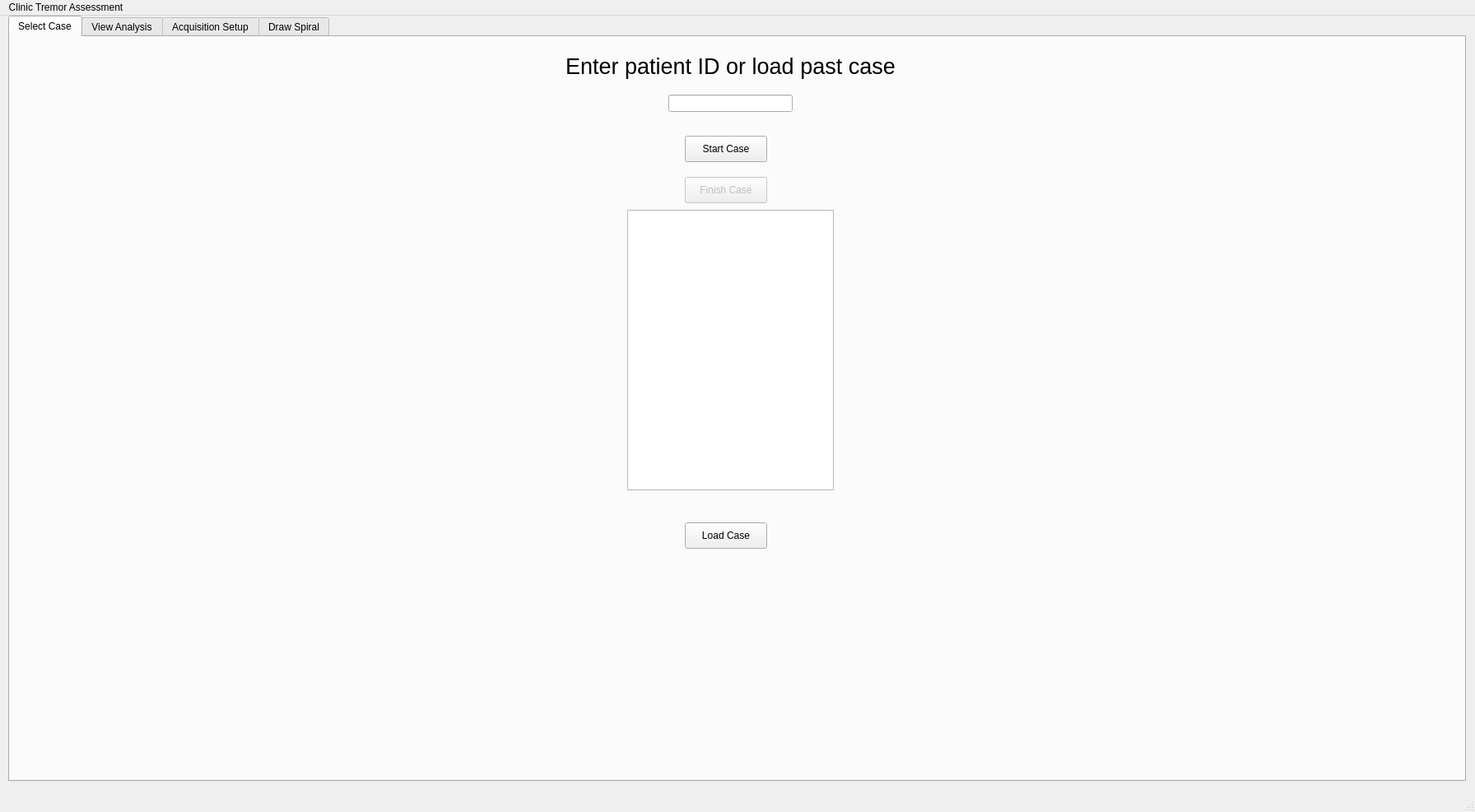
<?xml version="1.0" encoding="UTF-8"?>
<ui version="4.0">
 <class>MainWindow</class>
 <widget class="QMainWindow" name="MainWindow">
  <property name="enabled">
   <bool>true</bool>
  </property>
  <property name="geometry">
   <rect>
    <x>0</x>
    <y>0</y>
    <width>1792</width>
    <height>987</height>
   </rect>
  </property>
  <property name="windowTitle">
   <string>MainWindow</string>
  </property>
  <widget class="QWidget" name="centralwidget">
   <widget class="QTabWidget" name="CaseViewer">
    <property name="enabled">
     <bool>true</bool>
    </property>
    <property name="geometry">
     <rect>
      <x>10</x>
      <y>0</y>
      <width>1771</width>
      <height>931</height>
     </rect>
    </property>
    <property name="whatsThis">
     <string>&lt;html&gt;&lt;head/&gt;&lt;body&gt;&lt;p&gt;&lt;br/&gt;&lt;/p&gt;&lt;/body&gt;&lt;/html&gt;</string>
    </property>
    <property name="currentIndex">
     <number>0</number>
    </property>
    <widget class="QWidget" name="caseSelect">
     <attribute name="title">
      <string>Select Case</string>
     </attribute>
     <widget class="QPushButton" name="startCase">
      <property name="geometry">
       <rect>
        <x>820</x>
        <y>120</y>
        <width>100</width>
        <height>32</height>
       </rect>
      </property>
      <property name="text">
       <string>Start Case</string>
      </property>
     </widget>
     <widget class="QPushButton" name="finishCaseButton">
      <property name="enabled">
       <bool>false</bool>
      </property>
      <property name="geometry">
       <rect>
        <x>820</x>
        <y>170</y>
        <width>100</width>
        <height>32</height>
       </rect>
      </property>
      <property name="text">
       <string>Finish Case</string>
      </property>
     </widget>
     <widget class="QPushButton" name="loadCaseButton">
      <property name="geometry">
       <rect>
        <x>820</x>
        <y>590</y>
        <width>100</width>
        <height>32</height>
       </rect>
      </property>
      <property name="text">
       <string>Load Case</string>
      </property>
     </widget>
     <widget class="QLabel" name="label">
      <property name="geometry">
       <rect>
        <x>530</x>
        <y>10</y>
        <width>691</width>
        <height>51</height>
       </rect>
      </property>
      <property name="font">
       <font>
        <pointsize>20</pointsize>
       </font>
      </property>
      <property name="text">
       <string>Enter patient ID or load past case</string>
      </property>
      <property name="alignment">
       <set>Qt::AlignCenter</set>
      </property>
     </widget>
     <widget class="QLineEdit" name="patientIdEnter">
      <property name="geometry">
       <rect>
        <x>800</x>
        <y>70</y>
        <width>151</width>
        <height>21</height>
       </rect>
      </property>
     </widget>
     <widget class="QListWidget" name="prevPatientList">
      <property name="geometry">
       <rect>
        <x>750</x>
        <y>210</y>
        <width>251</width>
        <height>341</height>
       </rect>
      </property>
     </widget>
    </widget>
    <widget class="QWidget" name="aboutCase">
     <property name="enabled">
      <bool>false</bool>
     </property>
     <attribute name="title">
      <string>View Analysis</string>
     </attribute>
     <widget class="QTabWidget" name="GraphTab">
      <property name="geometry">
       <rect>
        <x>0</x>
        <y>0</y>
        <width>1781</width>
        <height>901</height>
       </rect>
      </property>
      <property name="currentIndex">
       <number>0</number>
      </property>
      <widget class="QWidget" name="showGraphTab">
       <attribute name="title">
        <string>Graphs</string>
       </attribute>
       <widget class="QWidget" name="accel_psd_graph" native="true">
        <property name="geometry">
         <rect>
          <x>10</x>
          <y>10</y>
          <width>601</width>
          <height>431</height>
         </rect>
        </property>
       </widget>
       <widget class="QWidget" name="spiral_ccw_graph" native="true">
        <property name="geometry">
         <rect>
          <x>1020</x>
          <y>150</y>
          <width>361</width>
          <height>291</height>
         </rect>
        </property>
       </widget>
       <widget class="QWidget" name="spiral_cw_graph" native="true">
        <property name="geometry">
         <rect>
          <x>1400</x>
          <y>150</y>
          <width>351</width>
          <height>291</height>
         </rect>
        </property>
       </widget>
       <widget class="QWidget" name="line_graph" native="true">
        <property name="geometry">
         <rect>
          <x>190</x>
          <y>520</y>
          <width>691</width>
          <height>291</height>
         </rect>
        </property>
       </widget>
       <widget class="QLabel" name="label_6">
        <property name="geometry">
         <rect>
          <x>630</x>
          <y>50</y>
          <width>201</width>
          <height>91</height>
         </rect>
        </property>
        <property name="font">
         <font>
          <pointsize>14</pointsize>
         </font>
        </property>
        <property name="text">
         <string>Peak Energy (G^2/Hz): </string>
        </property>
       </widget>
       <widget class="QLabel" name="label_7">
        <property name="geometry">
         <rect>
          <x>630</x>
          <y>130</y>
          <width>201</width>
          <height>91</height>
         </rect>
        </property>
        <property name="font">
         <font>
          <pointsize>14</pointsize>
         </font>
        </property>
        <property name="text">
         <string>Peak Frequency (Hz): </string>
        </property>
       </widget>
       <widget class="QLabel" name="label_8">
        <property name="geometry">
         <rect>
          <x>630</x>
          <y>210</y>
          <width>201</width>
          <height>91</height>
         </rect>
        </property>
        <property name="font">
         <font>
          <pointsize>14</pointsize>
         </font>
        </property>
        <property name="text">
         <string>PSD AUC (G^2): </string>
        </property>
       </widget>
       <widget class="QLabel" name="peak_energy_disp">
        <property name="geometry">
         <rect>
          <x>820</x>
          <y>70</y>
          <width>81</width>
          <height>51</height>
         </rect>
        </property>
        <property name="font">
         <font>
          <pointsize>18</pointsize>
         </font>
        </property>
        <property name="text">
         <string/>
        </property>
       </widget>
       <widget class="QLabel" name="peak_frequency_disp">
        <property name="geometry">
         <rect>
          <x>810</x>
          <y>150</y>
          <width>81</width>
          <height>51</height>
         </rect>
        </property>
        <property name="font">
         <font>
          <pointsize>18</pointsize>
         </font>
        </property>
        <property name="text">
         <string/>
        </property>
       </widget>
       <widget class="QLabel" name="auc_disp">
        <property name="geometry">
         <rect>
          <x>770</x>
          <y>230</y>
          <width>81</width>
          <height>51</height>
         </rect>
        </property>
        <property name="font">
         <font>
          <pointsize>18</pointsize>
         </font>
        </property>
        <property name="text">
         <string/>
        </property>
       </widget>
       <widget class="QListWidget" name="current_accel_view">
        <property name="geometry">
         <rect>
          <x>1110</x>
          <y>510</y>
          <width>191</width>
          <height>281</height>
         </rect>
        </property>
       </widget>
       <widget class="QPushButton" name="analyze_accel_data">
        <property name="geometry">
         <rect>
          <x>1540</x>
          <y>770</y>
          <width>191</width>
          <height>71</height>
         </rect>
        </property>
        <property name="text">
         <string>Analyze All Data</string>
        </property>
       </widget>
       <widget class="QPushButton" name="plot_accel_aspects">
        <property name="geometry">
         <rect>
          <x>1130</x>
          <y>800</y>
          <width>161</width>
          <height>41</height>
         </rect>
        </property>
        <property name="text">
         <string>Plot Analysis</string>
        </property>
       </widget>
      </widget>
     </widget>
    </widget>
    <widget class="QWidget" name="accelControl">
     <property name="enabled">
      <bool>false</bool>
     </property>
     <attribute name="title">
      <string>Acquisition Setup</string>
     </attribute>
     <widget class="QLabel" name="label_2">
      <property name="geometry">
       <rect>
        <x>200</x>
        <y>0</y>
        <width>251</width>
        <height>51</height>
       </rect>
      </property>
      <property name="font">
       <font>
        <pointsize>17</pointsize>
       </font>
      </property>
      <property name="text">
       <string>Spiral Name</string>
      </property>
     </widget>
     <widget class="QPushButton" name="recordAccel">
      <property name="geometry">
       <rect>
        <x>610</x>
        <y>60</y>
        <width>100</width>
        <height>32</height>
       </rect>
      </property>
      <property name="text">
       <string>Record</string>
      </property>
     </widget>
     <widget class="QPushButton" name="downloadAccel">
      <property name="enabled">
       <bool>false</bool>
      </property>
      <property name="geometry">
       <rect>
        <x>610</x>
        <y>110</y>
        <width>100</width>
        <height>32</height>
       </rect>
      </property>
      <property name="text">
       <string>Done</string>
      </property>
     </widget>
     <widget class="QPushButton" name="cancelRecord">
      <property name="geometry">
       <rect>
        <x>610</x>
        <y>200</y>
        <width>111</width>
        <height>32</height>
       </rect>
      </property>
      <property name="text">
       <string>Cancel Record</string>
      </property>
     </widget>
     <widget class="QListWidget" name="accelCases">
      <property name="geometry">
       <rect>
        <x>1010</x>
        <y>30</y>
        <width>181</width>
        <height>171</height>
       </rect>
      </property>
     </widget>
     <widget class="QGroupBox" name="accel_trial_sel">
      <property name="geometry">
       <rect>
        <x>200</x>
        <y>60</y>
        <width>371</width>
        <height>181</height>
       </rect>
      </property>
      <property name="title">
       <string/>
      </property>
      <widget class="QRadioButton" name="clinic_rh_radio">
       <property name="geometry">
        <rect>
         <x>10</x>
         <y>10</y>
         <width>121</width>
         <height>41</height>
        </rect>
       </property>
       <property name="text">
        <string>Right Hand</string>
       </property>
       <property name="checked">
        <bool>true</bool>
       </property>
      </widget>
      <widget class="QRadioButton" name="otherRadio">
       <property name="geometry">
        <rect>
         <x>10</x>
         <y>90</y>
         <width>151</width>
         <height>41</height>
        </rect>
       </property>
       <property name="text">
        <string>Other Name:</string>
       </property>
      </widget>
      <widget class="QLineEdit" name="trialNameAccel">
       <property name="enabled">
        <bool>false</bool>
       </property>
       <property name="geometry">
        <rect>
         <x>130</x>
         <y>100</y>
         <width>161</width>
         <height>21</height>
        </rect>
       </property>
      </widget>
      <widget class="QRadioButton" name="testRadio">
       <property name="geometry">
        <rect>
         <x>10</x>
         <y>130</y>
         <width>361</width>
         <height>41</height>
        </rect>
       </property>
       <property name="text">
        <string>Test Device (Does not analyze)</string>
       </property>
      </widget>
      <widget class="QSpinBox" name="clinic_rh_value">
       <property name="geometry">
        <rect>
         <x>130</x>
         <y>20</y>
         <width>42</width>
         <height>22</height>
        </rect>
       </property>
       <property name="minimum">
        <number>1</number>
       </property>
      </widget>
      <widget class="QRadioButton" name="clinic_lh_radio">
       <property name="geometry">
        <rect>
         <x>10</x>
         <y>50</y>
         <width>121</width>
         <height>41</height>
        </rect>
       </property>
       <property name="text">
        <string>Left Hand</string>
       </property>
      </widget>
      <widget class="QSpinBox" name="clinic_lh_value">
       <property name="geometry">
        <rect>
         <x>130</x>
         <y>60</y>
         <width>42</width>
         <height>22</height>
        </rect>
       </property>
       <property name="minimum">
        <number>1</number>
       </property>
      </widget>
     </widget>
     <widget class="QPushButton" name="resetBoard">
      <property name="geometry">
       <rect>
        <x>1580</x>
        <y>30</y>
        <width>121</width>
        <height>32</height>
       </rect>
      </property>
      <property name="text">
       <string>Reset BT Board</string>
      </property>
     </widget>
     <widget class="QLabel" name="accelDeviceUpdate">
      <property name="geometry">
       <rect>
        <x>1000</x>
        <y>220</y>
        <width>701</width>
        <height>121</height>
       </rect>
      </property>
      <property name="font">
       <font>
        <pointsize>16</pointsize>
       </font>
      </property>
      <property name="text">
       <string>Ready for next recording.</string>
      </property>
     </widget>
     <widget class="QGroupBox" name="select_device_group">
      <property name="geometry">
       <rect>
        <x>1230</x>
        <y>100</y>
        <width>471</width>
        <height>80</height>
       </rect>
      </property>
      <property name="title">
       <string>Select Device</string>
      </property>
      <widget class="QRadioButton" name="penRadio">
       <property name="geometry">
        <rect>
         <x>10</x>
         <y>30</y>
         <width>141</width>
         <height>41</height>
        </rect>
       </property>
       <property name="text">
        <string>Pen (Gray)</string>
       </property>
      </widget>
      <widget class="QRadioButton" name="tabletRadio">
       <property name="geometry">
        <rect>
         <x>130</x>
         <y>30</y>
         <width>141</width>
         <height>41</height>
        </rect>
       </property>
       <property name="text">
        <string>Tablet (White)</string>
       </property>
       <property name="checked">
        <bool>true</bool>
       </property>
      </widget>
      <widget class="QRadioButton" name="spiralOnlyRadio">
       <property name="geometry">
        <rect>
         <x>280</x>
         <y>30</y>
         <width>191</width>
         <height>41</height>
        </rect>
       </property>
       <property name="text">
        <string>No Accel (Spiral Only)</string>
       </property>
       <property name="checked">
        <bool>false</bool>
       </property>
      </widget>
     </widget>
    </widget>
    <widget class="QWidget" name="spiralControl">
     <property name="enabled">
      <bool>false</bool>
     </property>
     <attribute name="title">
      <string>Draw Spiral</string>
     </attribute>
     <widget class="QTabWidget" name="spirals_tab">
      <property name="geometry">
       <rect>
        <x>0</x>
        <y>-1</y>
        <width>1771</width>
        <height>911</height>
       </rect>
      </property>
      <property name="currentIndex">
       <number>0</number>
      </property>
      <widget class="QWidget" name="tab_3">
       <attribute name="title">
        <string>Basic Drawings</string>
       </attribute>
       <widget class="QLabel" name="spiral_ccw_draw">
        <property name="geometry">
         <rect>
          <x>150</x>
          <y>40</y>
          <width>561</width>
          <height>541</height>
         </rect>
        </property>
        <property name="autoFillBackground">
         <bool>false</bool>
        </property>
        <property name="text">
         <string/>
        </property>
        <property name="pixmap">
         <pixmap>ims/spiral_ccw_big.png</pixmap>
        </property>
        <property name="scaledContents">
         <bool>true</bool>
        </property>
       </widget>
       <widget class="QLabel" name="spiral_cw_draw">
        <property name="geometry">
         <rect>
          <x>1080</x>
          <y>40</y>
          <width>591</width>
          <height>541</height>
         </rect>
        </property>
        <property name="text">
         <string/>
        </property>
        <property name="pixmap">
         <pixmap>ims/spiral_cw_big.png</pixmap>
        </property>
        <property name="scaledContents">
         <bool>true</bool>
        </property>
       </widget>
       <widget class="QLabel" name="line_draw">
        <property name="geometry">
         <rect>
          <x>220</x>
          <y>670</y>
          <width>1348</width>
          <height>140</height>
         </rect>
        </property>
        <property name="text">
         <string/>
        </property>
        <property name="pixmap">
         <pixmap>ims/line.png</pixmap>
        </property>
        <property name="scaledContents">
         <bool>true</bool>
        </property>
       </widget>
       <widget class="QPushButton" name="clear_drawings">
        <property name="geometry">
         <rect>
          <x>10</x>
          <y>10</y>
          <width>121</width>
          <height>32</height>
         </rect>
        </property>
        <property name="text">
         <string>Clear Drawings</string>
        </property>
       </widget>
       <widget class="QPushButton" name="done_ccw_button">
        <property name="geometry">
         <rect>
          <x>260</x>
          <y>600</y>
          <width>100</width>
          <height>32</height>
         </rect>
        </property>
        <property name="text">
         <string>Done</string>
        </property>
       </widget>
       <widget class="QPushButton" name="done_cw_button">
        <property name="geometry">
         <rect>
          <x>1300</x>
          <y>610</y>
          <width>100</width>
          <height>32</height>
         </rect>
        </property>
        <property name="text">
         <string>Done</string>
        </property>
       </widget>
       <widget class="QPushButton" name="done_line_button">
        <property name="geometry">
         <rect>
          <x>730</x>
          <y>830</y>
          <width>100</width>
          <height>32</height>
         </rect>
        </property>
        <property name="text">
         <string>Done</string>
        </property>
       </widget>
       <widget class="QPushButton" name="loadp_spiralccw_button">
        <property name="geometry">
         <rect>
          <x>470</x>
          <y>600</y>
          <width>121</width>
          <height>32</height>
         </rect>
        </property>
        <property name="text">
         <string>Load Previous</string>
        </property>
       </widget>
       <widget class="QPushButton" name="loadp_spiralcw_button">
        <property name="geometry">
         <rect>
          <x>1470</x>
          <y>610</y>
          <width>111</width>
          <height>32</height>
         </rect>
        </property>
        <property name="text">
         <string>Load Previous</string>
        </property>
       </widget>
       <widget class="QPushButton" name="loadp_line_button">
        <property name="geometry">
         <rect>
          <x>920</x>
          <y>830</y>
          <width>111</width>
          <height>32</height>
         </rect>
        </property>
        <property name="text">
         <string>Load Previous</string>
        </property>
       </widget>
      </widget>
      <widget class="QWidget" name="tab_4">
       <attribute name="title">
        <string>Extras</string>
       </attribute>
       <widget class="QPushButton" name="clear_drawings2">
        <property name="geometry">
         <rect>
          <x>0</x>
          <y>0</y>
          <width>131</width>
          <height>32</height>
         </rect>
        </property>
        <property name="text">
         <string>Clear Drawings</string>
        </property>
       </widget>
      </widget>
     </widget>
    </widget>
   </widget>
  </widget>
  <widget class="QMenuBar" name="menubar">
   <property name="geometry">
    <rect>
     <x>0</x>
     <y>0</y>
     <width>1792</width>
     <height>24</height>
    </rect>
   </property>
   <widget class="QMenu" name="menuImaging_Window">
    <property name="title">
     <string>Clinic Tremor Assessment</string>
    </property>
   </widget>
   <addaction name="menuImaging_Window"/>
  </widget>
  <widget class="QStatusBar" name="statusbar"/>
 </widget>
 <resources/>
 <connections/>
</ui>
